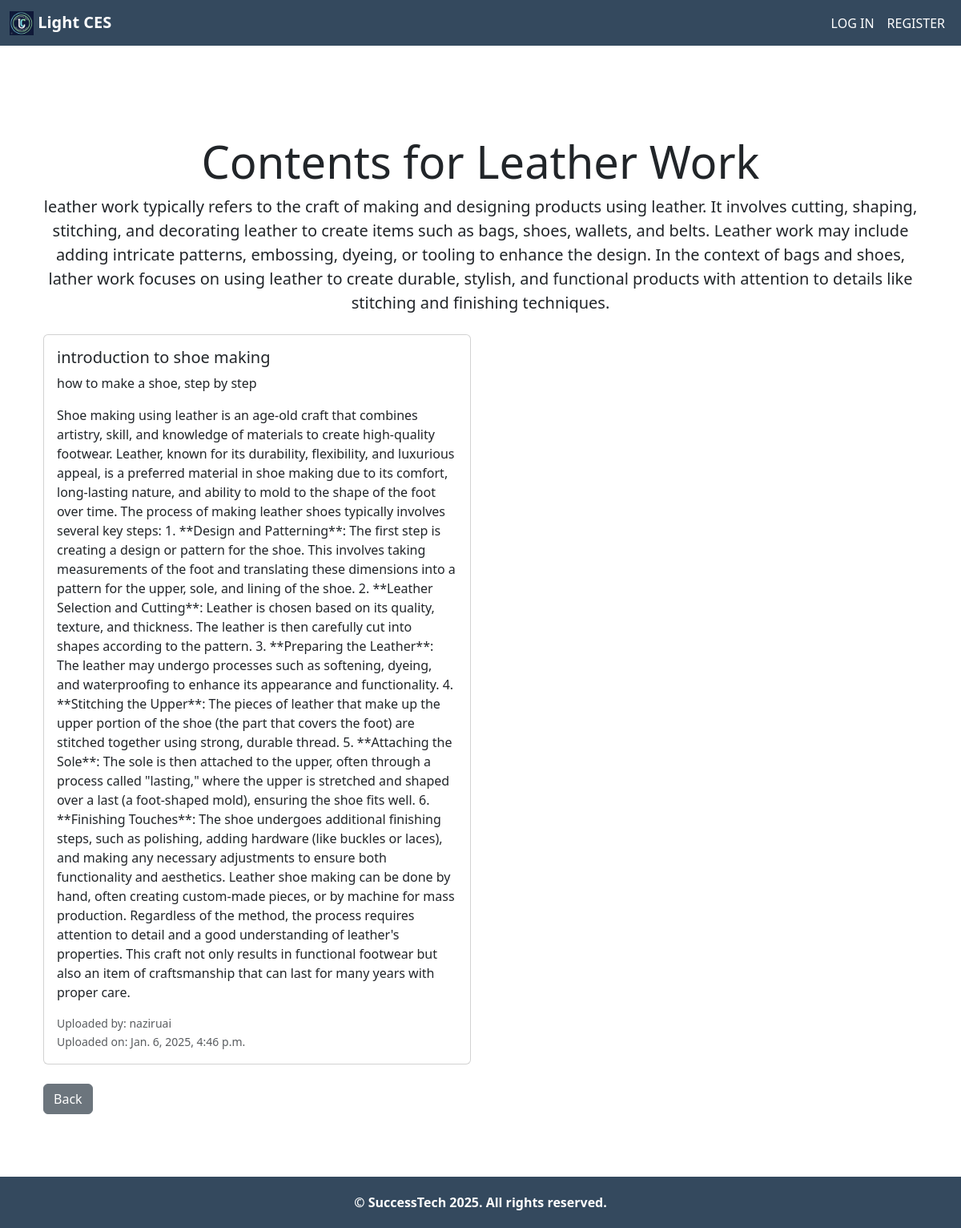
The page /contents/4/ on the database its author committed.
### courses/models.py (models this page shows, shortened)
class Course(models.Model):
    title = models.CharField(max_length=100)
    description = models.TextField()
    staff = models.ForeignKey(User, on_delete=models.SET_NULL, null=True)
    created_at = models.DateTimeField(auto_now_add=True)

### contents/models.py (models this page shows, shortened)
class Content(models.Model):
    title = models.CharField(max_length=200)
    description = models.TextField(blank=True, null=True)
    content_type_choices = [
        ('text', 'Text'),
        ('image', 'Image'),
        ('video', 'Video'),
    ]
    content_type = models.CharField(max_length=10, choices=content_type_choices)
    course = models.ForeignKey(Course, on_delete=models.CASCADE, related_name='contents')
    uploaded_by = models.ForeignKey(User, on_delete=models.SET_NULL, null=True)
    text_content = models.TextField(blank=True, null=True)
    image = models.ImageField(upload_to='content/images/', blank=True, null=True)
    video = models.FileField(upload_to='content/videos/', blank=True, null=True)
    created_at = models.DateTimeField(auto_now_add=True)
    updated_at = models.DateTimeField(auto_now=True)
    class Meta:
        ordering = ['-created_at']

### contents/views.py (the view)
# urls.py: path('<int:course_id>/', views.course_contents, name='course_contents'),
def course_contents(request, course_id):
    course = get_object_or_404(Course, id=course_id)
    contents = course.contents.all()
    return render(request, 'contents/course_contents.html', {'course': course, 'contents': contents})

### contents/templates/contents/course_contents.html
{% extends 'main/base.html' %}
{% block content %}
<div class="container py-5">
    <div class="text-center mb-4">
        <h1 class="display-4">Contents for {{ course.title|title }}</h1>
        <p class="lead">{{ course.description }}</p>
    </div>
    {% if contents %}
        <div class="row row-cols-1 row-cols-md-2 g-4">
            {% for content in contents %}
            <div class="col">
                <div class="card h-100">
                    <div class="card-body">
                        <h5 class="card-title">{{ content.title }}</h5>
                        <p class="card-text">{{ content.description }}</p>
                        {% if content.content_type == 'text' %}
                            <p class="text-content">{{ content.text_content }}</p>
                        {% elif content.content_type == 'image' %}
                            <img src="{{ content.image.url }}" alt="{{ content.title|title }}" class="img-fluid">
                        {% elif content.content_type == 'video' %}
                            <video controls class="w-100">
                                <source src="{{ content.video.url }}" type="video/mp4">
                                Your browser does not support the video tag.
                            </video>
                        {% endif %}
                        <small class="text-muted d-block mt-3">
                            Uploaded by:
                            {% if content.uploaded_by %}
                                {{ content.uploaded_by.username }}
                            {% else %}
                                Unknown
                            {% endif %}
                        </small>
                        <small class="text-muted">Uploaded on: {{ content.created_at }}</small>
                    </div>
                </div>
            </div>
            {% endfor %}
        </div>
    {% else %}
        <p class="text-center">No contents available for this course yet.</p>
    {% endif %}
    <div class="mt-4">
        <a href="{% url 'main:courses:course_detail' course.id %}" class="btn btn-secondary">Back</a>
    </div>
</div>
{% endblock %}

### static/css/styles.css (style rules this page uses)
html, body { height: 100%; margin: 0; display: flex; flex-direction: column; padding-top: 60px; }
.container { flex: 1; padding-bottom: 30px; }

### main/templates/main/base.html (style rules this page uses)
.card { overflow: hidden; }

### rows shown on the page
Course: title "Leather Work", description "leather work typically refers to the craft of making and designing products using leather. It involves cutting, shaping, stitching, and decorating leather to create items such as bags, shoes, wallets, and belts. Leather work may include adding intricate patterns, embossing, dyeing, or tooling to enhance the design. In the context of bags and shoes, lather work focuses on using leather to create durable, stylish, and functional products with attention to details like stitching and finishing techniques."
Content: title "introduction to shoe making", description "how to make a shoe, step by step", text_content "Shoe making using leather is an age-old craft that combines artistry, skill, and knowledge of materials to create high-quality footwear. Leather, known for its durability, flexibility, and luxurious appeal, is a preferred material in shoe making due to its comfort, long-lasting nature, and ability to mold to the shape of the foot over time. The process of making leather shoes typically involves several key steps: 1. **Design and Patterning**: The first step is creating a design or pattern for the shoe. This involves taking measurements of the foot and translating these dimensions into a pattern for the upper, sole, and lining of the shoe. 2. **Leather Selection and Cutting**: Leather is…", uploaded_by.username "naziruai", created_at "Jan. 6, 2025, 4:46 p.m."
